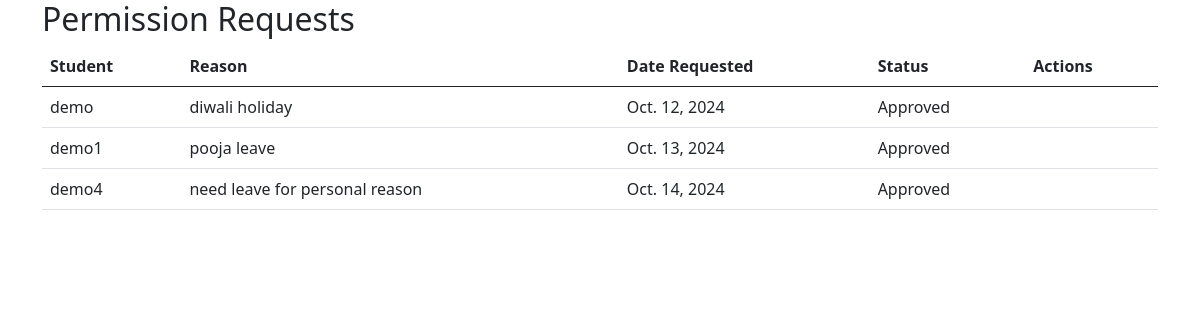
Page /view_permission_requests/ on the earlier database version.
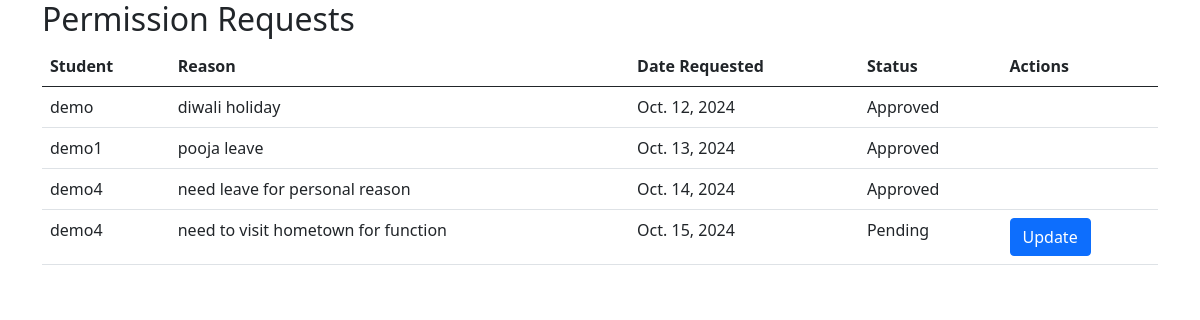
Same page on the later database version.
### hostel/models.py (models this page shows, shortened)
class PermissionRequest(models.Model):
    student = models.ForeignKey(Student, on_delete=models.CASCADE)
    reason = models.TextField()
    date_requested = models.DateField(auto_now_add=True)
    status = models.CharField(max_length=20, default='Pending')  # 'Pending', 'Approved', 'Denied'

class Student(models.Model):
    roll_number = models.CharField(max_length=20)
    name = models.CharField(max_length=100)
    gender = models.CharField(max_length=10)
    room_number = models.CharField(max_length=10)

### hostel/views.py (the view)
# urls.py: path('view_permission_requests/', views.view_permission_requests, name='view_permission_requests'),  # New URL
def view_permission_requests(request):
    permission_requests = PermissionRequest.objects.all()
    return render(request, 'hostel/view_permission_requests.html', {'permission_requests': permission_requests})

### hostel/templates/hostel/view_permission_requests.html (shortened to what this page needs)
<!DOCTYPE html>
<html lang="en">
<head>
    {% load static %}
    <link rel="stylesheet" href="{% static 'css/bootstrap.min.css' %}">
</head>
<body>
    <div class="container">
        <h2>Permission Requests</h2>
        <table class="table">
            <thead>
                <tr>
                    <th>Student</th>
                    <th>Reason</th>
                    <th>Date Requested</th>
                    <th>Status</th>
                    <th>Actions</th>
                </tr>
            </thead>
            <tbody>
                {% for request in permission_requests %}
                <tr>
                    <td>{{ request.student.name }}</td>
                    <td>{{ request.reason }}</td>
                    <td>{{ request.date_requested }}</td>
                    <td>{{ request.status }}</td>
                    <td>
                        {% if request.status == 'Pending' %}
                        <a href="{% url 'update_permission_request' request.id %}" class="btn btn-primary">Update</a>
                        {% endif %}
                    </td>
                </tr>
                {% empty %}
                <tr>
                    <td colspan="5" class="text-center">No permission requests found.</td>
                </tr>
                {% endfor %}
            </tbody>
        </table>
    </div>
</body>
</html>

Differences in the rows shown:
added PermissionRequest: student.name "demo4", reason "need to visit hometown for function", date_requested "Oct. 15, 2024", status "Pending", shows "Update"
